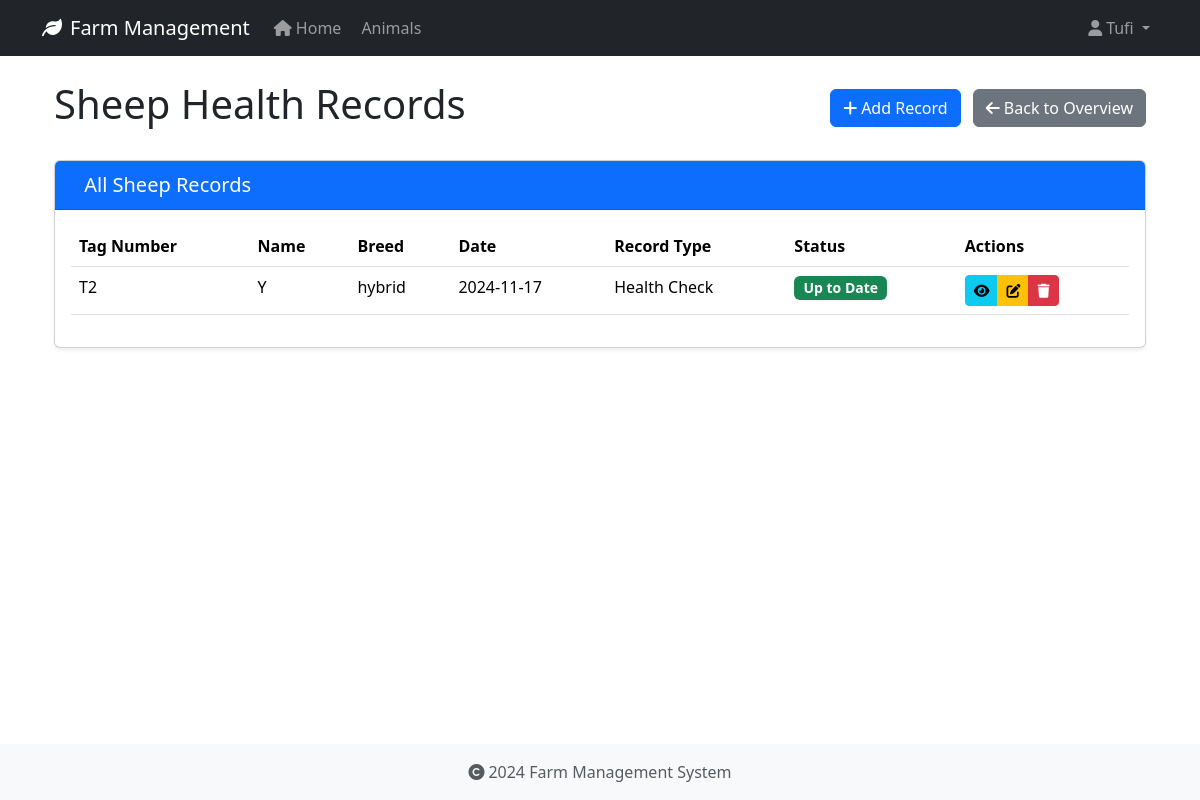
/health-records/type/sheep (signed in), run on an earlier commit of the app's database.
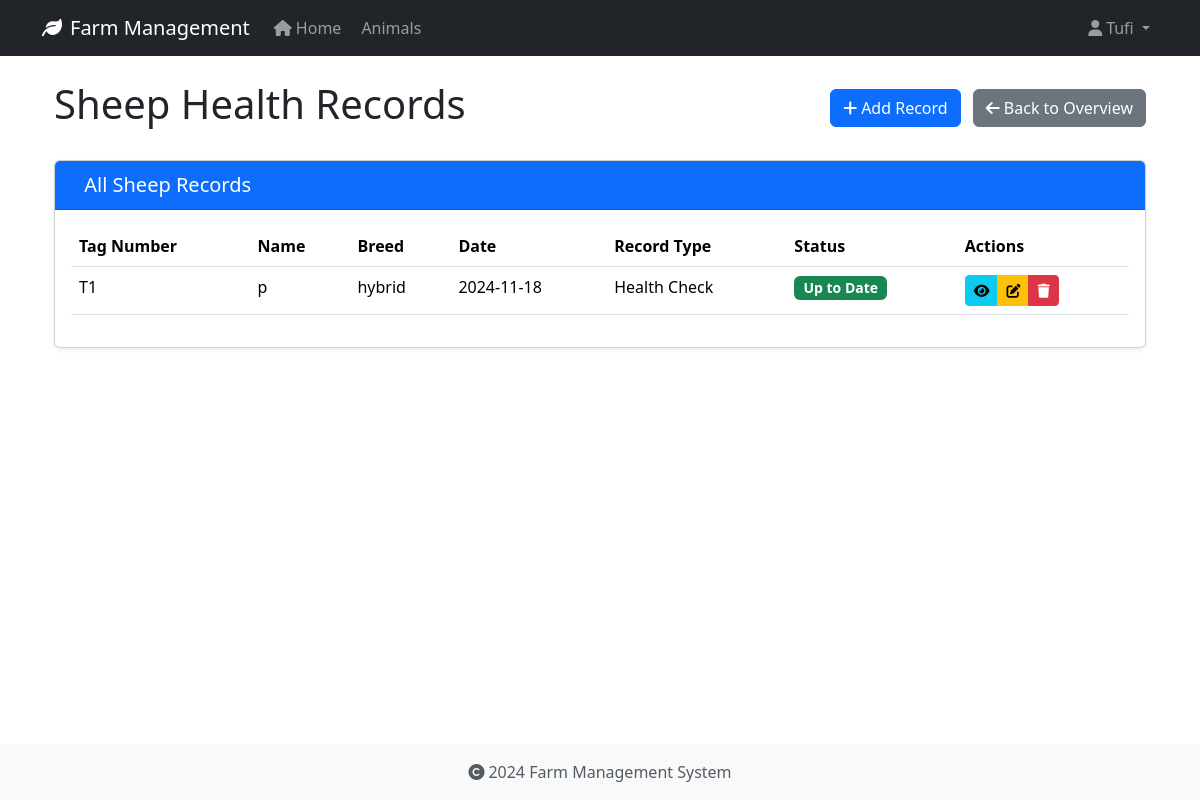
And on a later commit of the database.
### app/models/user.py (models this page shows, shortened)
class User(UserMixin, db.Model):
    id = db.Column(db.Integer, primary_key=True)
    username = db.Column(db.String(80), unique=True, nullable=False)
    email = db.Column(db.String(120), unique=True, nullable=False)
    password_hash = db.Column(db.String(128))
    role = db.Column(db.String(20), default='user')
    created_at = db.Column(db.DateTime, default=datetime.utcnow)
    last_login = db.Column(db.DateTime)
    is_active = db.Column(db.Boolean, default=True)
    first_name = db.Column(db.String(50))
    last_name = db.Column(db.String(50))
    reset_token = db.Column(db.String(100), unique=True)  # Store password reset token
    reset_token_expiration = db.Column(db.DateTime)       # Store token expiration time

### app/models/animal.py (models this page shows, shortened)
class Animal(db.Model):
    id = db.Column(db.Integer, primary_key=True)
    tag_number = db.Column(db.String(50), unique=True, nullable=False, index=True)
    name = db.Column(db.String(100), nullable=True)  # Explicitly mark as nullable
    species = db.Column(db.String(50), nullable=False, index=True)
    breed = db.Column(db.String(50), nullable=True)
    date_of_birth = db.Column(db.Date, nullable=True)
    gender = db.Column(db.String(20), nullable=True)
    weight = db.Column(db.Float, nullable=True)
    status = db.Column(db.String(20), default='active', nullable=False)
    purchase_date = db.Column(db.Date, nullable=True)
    purchase_price = db.Column(db.Float, nullable=True)
    notes = db.Column(db.Text, nullable=True)
    created_at = db.Column(db.DateTime, default=datetime.utcnow, nullable=False)
    updated_at = db.Column(db.DateTime, default=datetime.utcnow, onupdate=datetime.utcnow, nullable=False)
    wool_type = db.Column(db.String(50), nullable=True)
    last_shearing = db.Column(db.Date, nullable=True)
    fleece_weight = db.Column(db.Float, nullable=True)
    wool_grade = db.Column(db.String(20), nullable=True)
    lambing_status = db.Column(db.String(50), nullable=True)
    lambing_date = db.Column(db.Date, nullable=True)
    milk_production = db.Column(db.Float, nullable=True)
    last_milking = db.Column(db.Date, nullable=True)  # Changed from DateTime to Date
    milk_quality = db.Column(db.String(20), nullable=True)
    calving_status = db.Column(db.String(50), nullable=True)
    calving_date = db.Column(db.Date, nullable=True)
    milk_fat_content = db.Column(db.Float, nullable=True)
    egg_production = db.Column(db.Integer, nullable=True)
    egg_color = db.Column(db.String(20), nullable=True)
    comb_type = db.Column(db.String(20), nullable=True)
    laying_status = db.Column(db.String(20), nullable=True)
    last_laying_date = db.Column(db.Date, nullable=True)
    egg_size = db.Column(db.String(20), nullable=True)
    category = db.Column(db.String(50), nullable=True)
    special_needs = db.Column(db.Text, nullable=True)
    diet_requirements = db.Column(db.Text, nullable=True)
    habitat = db.Column(db.String(100), nullable=True)
    health_records = db.relationship('HealthRecord', backref='animal', lazy=True, cascade='all, delete-orphan')

class HealthRecord(db.Model):
    id = db.Column(db.Integer, primary_key=True)
    animal_id = db.Column(db.Integer, db.ForeignKey('animal.id', ondelete='CASCADE'), nullable=False)
    record_type = db.Column(db.String(50), nullable=False)  # Made nullable=False
    date = db.Column(db.Date, nullable=False)
    description = db.Column(db.Text, nullable=True)
    treatment = db.Column(db.Text, nullable=True)
    cost = db.Column(db.Float, nullable=True)
    next_due_date = db.Column(db.Date, nullable=True)
    created_at = db.Column(db.DateTime, default=datetime.utcnow, nullable=False)
    created_by_id = db.Column(db.Integer, db.ForeignKey('user.id', ondelete='SET NULL'), nullable=True)

### app/routes/health_records.py (the view)
@bp.route('/type/<animal_type>')
@login_required
def list_by_type(animal_type):
    today = date.today()
    species = animal_type.capitalize()
    records = (HealthRecord.query
              .join(Animal)
              .filter(Animal.species == species)
              .order_by(HealthRecord.date.desc())
              .all())
    return render_template('health_records/list.html',
                         records=records,
                         animal_type=species,
                         today=today)

### app/models/user.py (called while the page is built)
@login_manager.user_loader
def load_user(user_id):
    return User.query.get(int(user_id))

### app/templates/health_records/list.html (shortened to what this page needs)
{% extends "base.html" %}
{% block content %}
<div class="container">
    <div class="d-flex justify-content-between align-items-center mb-4">
        <h1>{{ animal_type }} Health Records</h1>
        <div>
            {% if animal_type == 'Sheep' %}
                <a href="{{ url_for('health_records.add_sheep') }}" class="btn btn-primary me-2">
                    <i class="fas fa-plus me-1"></i>Add Record
                </a>
            {% elif animal_type == 'Cattle' %}
                <a href="{{ url_for('health_records.add_cattle') }}" class="btn btn-success me-2">
                    <i class="fas fa-plus me-1"></i>Add Record
                </a>
            {% elif animal_type == 'Goat' %}
                <a href="{{ url_for('health_records.add_goat') }}" class="btn btn-warning me-2">
                    <i class="fas fa-plus me-1"></i>Add Record
                </a>
            {% elif animal_type == 'Chicken' %}
                <a href="{{ url_for('health_records.add_chicken') }}" class="btn btn-info me-2">
                    <i class="fas fa-plus me-1"></i>Add Record
                </a>
            {% endif %}
            <a href="{{ url_for('health_records.index') }}" class="btn btn-secondary">
                <i class="fas fa-arrow-left me-1"></i>Back to Overview
            </a>
        </div>
    </div>
    <div class="card">
        <div class="card-header {% if animal_type == 'Sheep' %}bg-primary
                               {% elif animal_type == 'Cattle' %}bg-success
                               {% elif animal_type == 'Goat' %}bg-warning
                               {% elif animal_type == 'Chicken' %}bg-info{% endif %} text-white">
            <h2 class="h5 mb-0">
                All {{ animal_type }} Records
            </h2>
        </div>
        <div class="card-body">
            {% if records %}
                <div class="table-responsive">
                    <table class="table table-hover">
                        <thead>
                            <tr>
                                <th>Tag Number</th>
                                <th>Name</th>
                                <th>Breed</th>
                                <th>Date</th>
                                <th>Record Type</th>
                                <th>Status</th>
                                <th>Actions</th>
                            </tr>
                        </thead>
                        <tbody>
                            {% for record in records %}
                            <tr>
                                <td>{{ record.animal.tag_number }}</td>
                                <td>{{ record.animal.name or 'N/A' }}</td>
                                <td>{{ record.animal.breed or 'N/A' }}</td>
                                <td>{{ record.date.strftime('%Y-%m-%d') }}</td>
                                <td>{{ record.record_type }}</td>
                                <td>
                                    <span class="badge {% if record.next_due_date and record.next_due_date < today %}bg-danger
                                                   {% elif record.next_due_date == today %}bg-warning
                                                   {% else %}bg-success{% endif %}">
                                        {% if record.next_due_date and record.next_due_date < today %}
                                            Overdue
                                        {% elif record.next_due_date == today %}
                                            Due Today
                                        {% else %}
                                            Up to Date
                                        {% endif %}
                                    </span>
                                </td>
                                <td>
                                    <div class="btn-group btn-group-sm">
                                        <a href="{{ url_for('health_records.view', id=record.id) }}"
                                           class="btn btn-info" title="View">
                                            <i class="fas fa-eye"></i>
                                        </a>
                                        <a href="{{ url_for('health_records.edit', id=record.id) }}"
                                           class="btn btn-warning" title="Edit">
                                            <i class="fas fa-edit"></i>
                                        </a>
                                        <button type="button" class="btn btn-danger" title="Delete"
                                                onclick="confirmDelete({{ record.id }}, '{{ record.animal.tag_number }}')">
                                            <i class="fas fa-trash"></i>
                                        </button>
                                    </div>
                                </td>
                            </tr>
                            {% endfor %}
                        </tbody>
                    </table>
                </div>
            {% endif %}
        </div>
    </div>
</div>
{% endblock %}

### app/templates/base.html (shortened to what this page needs)
<!DOCTYPE html>
<html lang="en">
<head>
    <link rel="stylesheet" href="https://cdn.jsdelivr.net/npm/bootstrap@5.3.2/dist/css/bootstrap.min.css">
    <link rel="stylesheet" href="https://cdnjs.cloudflare.com/ajax/libs/font-awesome/6.0.0/css/all.min.css">
    <link rel="stylesheet" href="{{ url_for('static', filename='css/main.css') }}">
</head>
<body>
    <nav class="navbar navbar-expand-lg navbar-dark bg-dark">
        <div class="container">
            <a class="navbar-brand" href="{{ url_for('main.index') }}">
                <i class="fas fa-leaf me-2"></i>Farm Management
            </a>
            <div class="collapse navbar-collapse" id="navbarNav">
                <ul class="navbar-nav">
                    <li class="nav-item">
                        <a class="nav-link" href="{{ url_for('main.index') }}">
                            <i class="fas fa-home me-1"></i>Home
                        </a>
                    </li>
                    <li class="nav-item">
                        <a class="nav-link" href="{{ url_for('animals.index') }}">
                            Animals
                        </a>
                    </li>
                </ul>
                <ul class="navbar-nav ms-auto">
                    {% if current_user.is_authenticated %}
                        <li class="nav-item dropdown">
                            <a class="nav-link dropdown-toggle" href="#" id="userDropdown" role="button" data-bs-toggle="dropdown">
                                <i class="fas fa-user me-1"></i>{{ current_user.username }}
                            </a>
                        </li>
                    {% endif %}
                </ul>
            </div>
        </div>
    </nav>
    <main class="container mt-4">
        {% block content %}
        {% endblock %}
    </main>
    <footer class="footer mt-auto py-3 bg-light">
        <div class="container text-center">
            <span class="text-muted">
                <i class="fas fa-copyright me-1"></i>2024 Farm Management System
            </span>
        </div>
    </footer>
</body>
</html>

### app/static/css/main.css (style rules this page uses)
body { min-height: 100vh; display: flex; flex-direction: column; }
main { flex: 1 0 auto; }
.footer { flex-shrink: 0; }

### app/templates/health_records/list.html (style rules this page uses)
.card { box-shadow: 0 0.125rem 0.25rem rgba(0, 0, 0, 0.075); }
.card-header { padding: 0.75rem 1rem; }
.table th { font-weight: 600; }
.badge { font-size: 0.875rem; }

What changed in the data, as far as the page shows it:
changed HealthRecord "Health Check": animal.tag_number "T2" → "T1"; animal "Y" → "p"; date "2024-11-17" → "2024-11-18"
